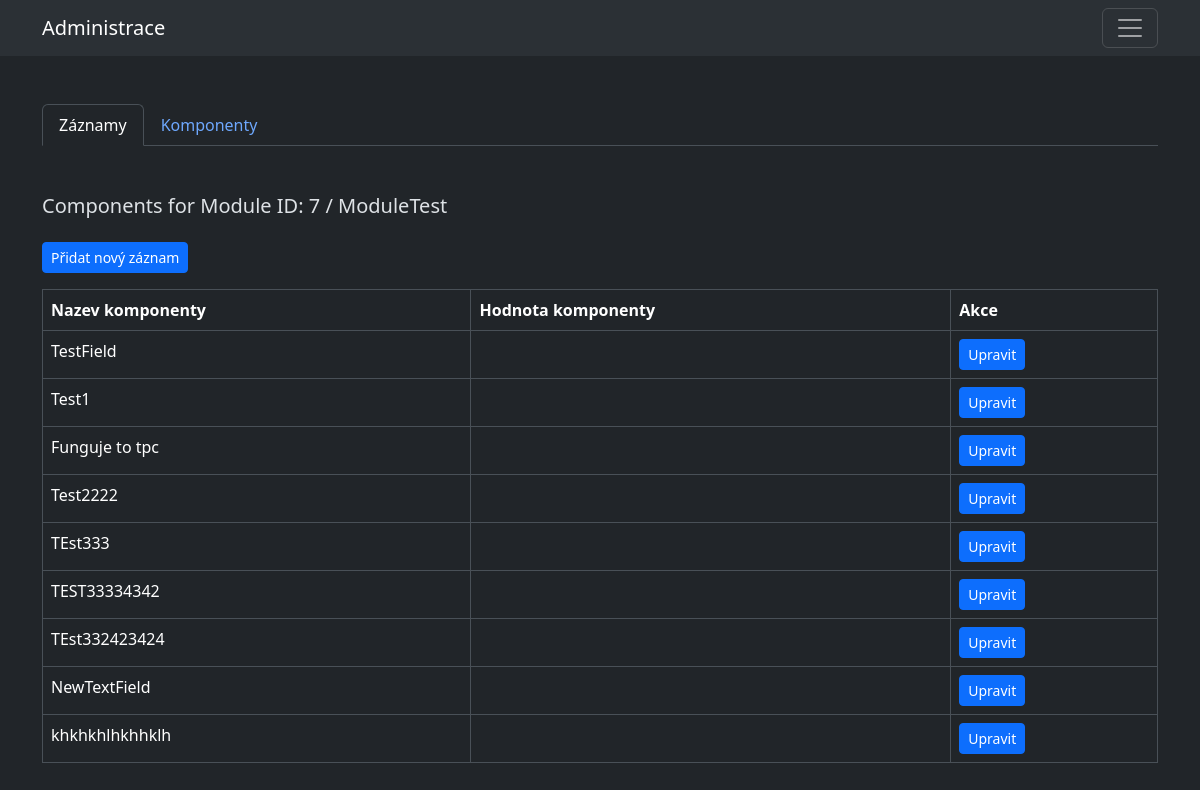
Page /admin/modules/viewData.php?name=ModuleTest (signed in) on the committed database.
### tables this page shows
CREATE TABLE `modules` (
  `id` int(10) unsigned NOT NULL AUTO_INCREMENT,
  `module_name` varchar(255) NOT NULL,
  `module_table` varchar(45) NOT NULL,
  PRIMARY KEY (`id`)
);

CREATE TABLE `module_components` (
  `id` int(10) unsigned NOT NULL AUTO_INCREMENT,
  `module_id` int(10) unsigned DEFAULT NULL,
  `component_id` int(10) unsigned DEFAULT NULL,
  `component_instance` int(10) unsigned DEFAULT NULL,
  `component_data` blob,
  `component_name` varchar(255) DEFAULT NULL,
  PRIMARY KEY (`id`),
  KEY `module_id` (`module_id`),
  KEY `component_id` (`component_id`),
  CONSTRAINT `module_components_ibfk_1` FOREIGN KEY (`module_id`) REFERENCES `modules` (`id`) ON DELETE CASCADE,
  CONSTRAINT `module_components_ibfk_2` FOREIGN KEY (`component_id`) REFERENCES `components` (`id`) ON DELETE CASCADE
);

### src/Module/module.php (called while the page is built, shortened)
<?php
class module
{
    public static function getModuleId($moduleName, $db){
        $id = null;
        try{
            $sql = "SELECT id FROM `modules` WHERE module_name = :moduleName";
            $stmt = $db->prepare($sql);
            $stmt->execute([':moduleName' => $moduleName]);
            $result = $stmt->fetch(PDO::FETCH_ASSOC);
            if($result){
                $id = $result['id'];
            }
            return $id;
        } catch (PDOException $e) {
            echo "Error: " . $e->getMessage();
            echo "Module ID not found.";
        }
        return $id;
    }
    public static function getModuleData(int $moduleId, PDO $db): ?array
    {
        try {
            $sql = "SELECT * FROM module_components
                WHERE module_id = :moduleId
                ORDER BY component_instance ASC";
            $stmt = $db->prepare($sql);
            $stmt->bindParam(':moduleId', $moduleId, PDO::PARAM_INT);
            $stmt->execute();
            $moduleComponents = [];
            while ($row = $stmt->fetch(PDO::FETCH_ASSOC)) {
                $id = $row['id'];
                $instance = $row['component_instance'];
                $componentId = $row['component_id'];
                $componentData = $row['component_data'];
                $componentName = $row['component_name'];
                if (!isset($moduleComponents[$instance])) {
                    $moduleComponents[$instance] = [];
                }
                $moduleComponents[$instance][] = [
                    'id' => $id,
                    'component_id' => $componentId,
                    'component_data' => $componentData,
                    'component_name' => $componentName
                ];
            }
            return $moduleComponents;
        } catch (PDOException $e) {
            echo "Error fetching module data: " . $e->getMessage();
            return null;
        }
    }
}

### admin/modules/viewData.php (the view, shortened to what this page needs)
<?php
include "../../src/Module/module.php";
include("../templates/cmsDefaultPage.class.php");
$out = '';
$db = \phpCms\DbConnect\connect::getInstance()->getConnection();
$moduleName = $_GET["name"];
$out .= cmsDefaultPage::buildNavTabs($moduleName);
if ($moduleName) {
    $moduleId = \phpCms\Module\module::getModuleId($moduleName, $db);
    $moduleComponents = \phpCms\Module\module::getModuleData($moduleId, $db);
    if ($moduleComponents === null || empty($moduleComponents)) {
        $out .= "<p>No components found for this module.</p>";
    } else {
        $out .= "<div class=''><h5>Components for Module ID: " . htmlspecialchars($moduleId) . " /  " . htmlspecialchars($moduleName) . " </h5></div>";
        $out .= "<form method='POST' action='newEntry.php'>";
        $out .= "<button class='btn btn-primary btn-sm my-3' type='submit'>Přidat nový záznam</button>";
        $out .= "</form>";
        $out .= "<table class='table table-bordered'>";
        $out .= "<thead>
        <tr>
            <th>Nazev komponenty</th>
            <th>Hodnota komponenty</th>
            <th>Akce</th>
        </tr>
      </thead>";
        $out .= "<tbody>";
        foreach ($moduleComponents as $instance => $components) {
            foreach ($components as $component) {
                $out .= "<tr>";
                $out .= "<td>" . htmlspecialchars($component['component_name']) . "</td>";
                $out .= "<td>" . htmlspecialchars($component['component_data']) . "</td>";
                $out .= "<td>";
                $out .= "<form method='POST' action='components/edit.php'>";
                $out .= "<button class='btn btn-primary btn-sm' type='submit'>Upravit</button>";
                $out .= "</form>";
                $out .= "</td>";
                $out .= "</tr>";
            }
        }
        $out .= "</tbody>";
        $out .= "</table>";
    }
}else{
    $out .= "Module table does not exist";
}
$buildPage = new cmsDefaultPage($out);
$buildPage->buildLayout();

### admin/templates/cmsDefaultPage.class.php (shortened to what this page needs)
<?php
class cmsDefaultPage {
    private String $out;
    public function __construct($out) {
        $this->out = $out;
    }
    private function buildHead(): string
    {
        return '<head>
   <meta charset="UTF-8">
   <meta name="viewport"
         content="width=device-width, user-scalable=no, initial-scale=1.0, maximum-scale=1.0, minimum-scale=1.0">
   <meta http-equiv="X-UA-Compatible" content="ie=edge">
   <title>Dashborard</title><link href="https://cdn.jsdelivr.net/npm/bootstrap@5.3.2/dist/css/bootstrap.min.css" rel="stylesheet">
   <link rel="stylesheet" href="https://cdn.jsdelivr.net/npm/bootstrap-icons@1.11.3/font/bootstrap-icons.min.css">
   <script src="https://cdn.jsdelivr.net/npm/bootstrap@5.3.3/dist/js/bootstrap.bundle.min.js"></script>
   </head>';
    }
    private function buildNavbar(): string{
        return '<nav class="navbar bg-body-tertiary">
  <div class="container">
    <a class="navbar-brand" href="http://localhost/phpCmsGit/cms/admin/modules/index.php">Administrace</a>
    <button class="navbar-toggler" type="button" data-bs-toggle="offcanvas" data-bs-target="#offcanvasExample" aria-controls="offcanvasExample">
      <span class="navbar-toggler-icon"></span>
    </button>
    </div>
</nav>
<div class="offcanvas offcanvas-start" tabindex="-1" id="offcanvasExample" aria-labelledby="offcanvasExampleLabel">
  <div class="offcanvas-header">
    <h5 class="offcanvas-title m-3" id="offcanvasExampleLabel ms-3">Administrace</h5>
    <button type="button" class="btn-close" data-bs-dismiss="offcanvas" aria-label="Close"></button>
  </div>
  <div class="offcanvas-body d-flex flex-column">
   <a href="'. ABS_URL .'/modules/create.php" type="button" class="btn btn-outline-light m-3">Přidat nový modul</a>
   <a href="'. ABS_URL .'//modules/index.php" type="button" class="btn btn-outline-light m-3">Seznam modulů</a>
 <a href="'. ABS_URL .'/logout.php" type="button" class="btn btn-outline-light m-3">Odhlásit se</a>
    </div>
  </div>
</div>';
    }
    public function buildLayout(){
        echo '<!doctype html>
              <html lang="en" data-bs-theme="dark">';
        echo $this->buildHead();
        echo $this->buildNavbar();
        echo '<div class="container my-5">';
        echo $this->out;
        echo '</div>';
        echo '</html>';
    }
    public static function buildNavTabs($moduleName): string
    {
        $tabs = [
            'Záznamy' => '/modules/viewData.php',
            'Komponenty' => '/modules/viewComponents.php'
        ];
        $currentUrl = $_SERVER['REQUEST_URI'];
        $navHtml = '<ul class="nav nav-tabs mb-5">';
        foreach ($tabs as $label => $url) {
            $fullUrl = ABS_URL . $url . '?name=' . $moduleName;
            $activeClass = (strpos($currentUrl, $url) !== false) ? 'active' : '';
            $navHtml .= '
            <li class="nav-item">
                <a class="nav-link ' . $activeClass . '" href="' . $fullUrl . '">' . $label . '</a>
            </li>';
        }
        $navHtml .= '</ul>';
        return $navHtml;
    }
}

### rows in the picture
modules: id "7"
module_components: component_name "TestField"
module_components: component_name "Test1"
module_components: component_name "Funguje to tpc"
module_components: component_name "Test2222"
module_components: component_name "TEst333"
module_components: component_name "TEST33334342"
module_components: component_name "TEst332423424"
module_components: component_name "NewTextField"
module_components: component_name "khkhkhlhkhhklh"

### other values in the picture
$label "Záznamy"
$label "Komponenty"
$moduleName "ModuleTest"
